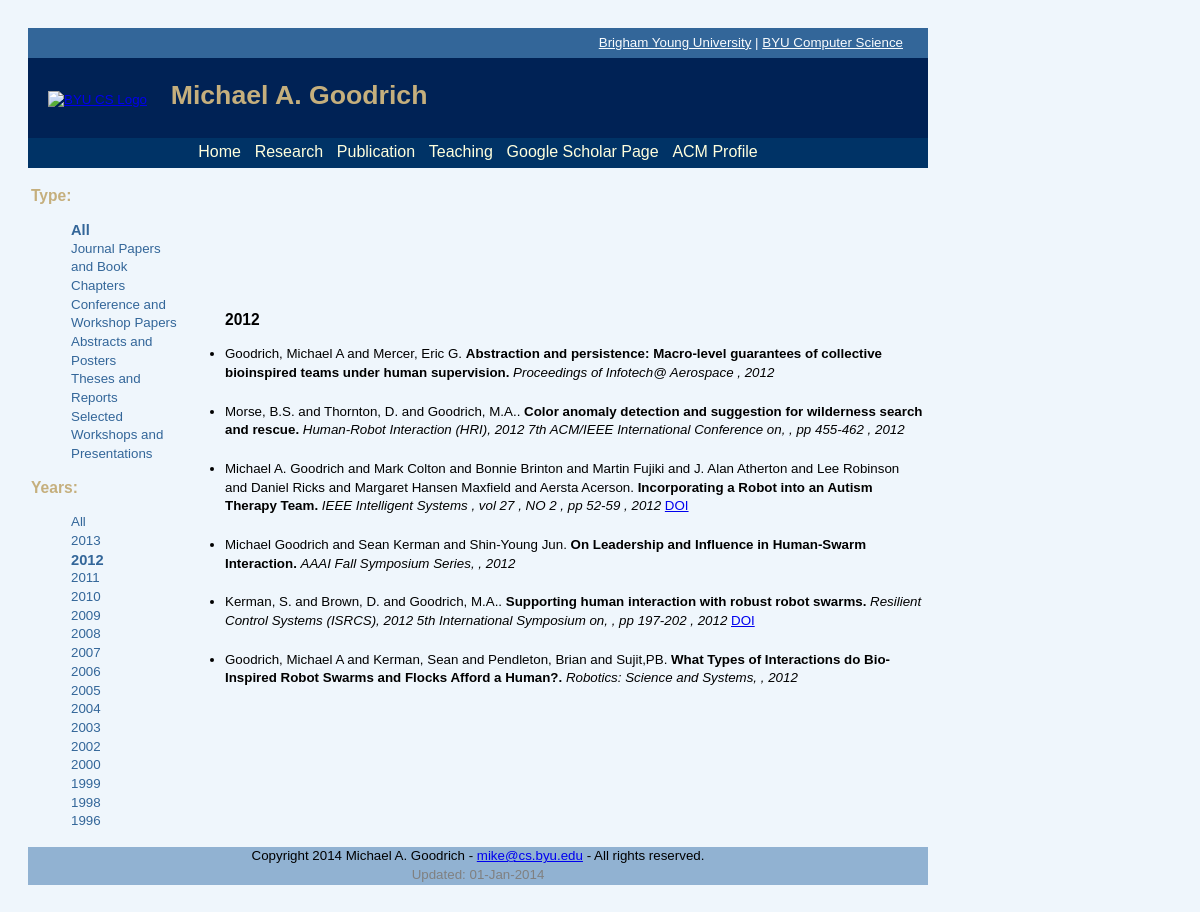
The app's page /papers/search/?year=2012&type=all with its own data.
### pubApp/models.py (models this page shows)
class Paper(models.Model):
    id = models.CharField(max_length=256, primary_key=True, unique=True)
    type = models.CharField(max_length=32)
    title = models.CharField(max_length=256)
    authors = models.CharField(max_length=256)
    year = models.PositiveIntegerField(max_length=4)
    journal = models.CharField(max_length=256, blank=True)
    book_title = models.CharField(max_length=256, blank=True)
    publisher = models.CharField(max_length=256, blank=True)
    institution = models.CharField(max_length=256, blank=True)
    volume = models.CharField(max_length=128, blank=True, null=True)
    number = models.CharField(max_length=128, blank=True, null=True)
    pages = models.CharField(max_length=32, blank=True)
    url = models.URLField(blank=True)
    doi = models.CharField(max_length=128, blank=True)
    isbn = models.CharField(max_length=32, blank=True)

### pubApp/views.py (the view)
# urls.py: url(r'^papers/search/', 'pubApp.views.search'),
def search(request):
    type = request.GET.get('type')
    year = request.GET.get('year')
    bio = Bio.objects.all()[0]
    pubMgr = PubManager()
    if type != None:
        trans_type = "all"
        type = type.lower()
        if type == "journal":
            trans_type = "article"
        elif type == "conference":
            trans_type = "inproceedings"
        pubMgr.type = trans_type
    if year != None:
        if year != "all":
            pubMgr.year = year
        else:
            year = year.lower()
    pub_years = pubMgr.getPubList()
    year_list = pubMgr.getYearList()
    return render_to_response('all.html', {
        'pub_years': pub_years,
        'year_list' : year_list,
        'page_width': 900,
        'bio': bio,
        'year_idx' : str(pubMgr.getYearIndex()),
        'type_idx' : pubMgr.getTypeIndex(),
    })

### pubApp/pubmanager.py (called while the page is built)
    def getYearList(self):
        years = []
        publications = Paper.objects.all();
        for p in publications:
            if not (str(p.year) in years):
                years.append(str(p.year))
        years.sort(reverse=True)
        return years

    def getPubList(self):
        papers = []
        if self.type == "all" and self.year =="all":
            papers = Paper.objects.all().order_by('-year','title')
        elif self.type == "all":
            papers = Paper.objects.filter(year=self.year).order_by('-year','title')
        elif self.year == "all":
            papers = Paper.objects.filter(type=self.type).order_by('-year','title')
        else:
            papers = Paper.objects.filter(type=self.type).filter(year=self.year).order_by('-year','title')
        self.typeIdx = self.getTypeIndex()
        pub_years = []
        for p in papers:
            ys = [y for y in pub_years if p.year==y[0]]
            if len(ys) == 0:
                pub_years.append((p.year, []))
        for p in papers:
            year = next(y for y in pub_years if p.year==y[0])
            year[1].append(p)
        return pub_years

    def getTypeIndex(self):
        if self.type == self.type_article:
            return 1
        if self.type == self.type_proceeding:
            return 2
        return 0

    def getYearIndex(self):
        if self.year == self.year_all:
            return 0
        return int(self.year)

### pubApp/templates/all.html (shortened to what this page needs)
{% extends "base.html" %}
{% block content %}
	<table width="{{page_width}}">
        <tr>
            <td width="250" valign="top">
	         	{% include "searchbar.html" %}
            </td>
            <td width="650" valgin="top">
                 {% include "publist.html" %}
            </td>
         </tr>
    </table>
{% endblock %}

### pubApp/templates/publist.html
<div id="pub_list">
	<ul>
		{% for pub_year in pub_years %}
		    <h3>
		    {{ pub_year.0 }}
		    </h3>
			{% for publication in pub_year.1 %}
				<div{% if not forloop.last %} style="margin-bottom: 20px;"{% endif %}>
					{% include "publication.html" %}
				</div>
			{% endfor %}
			<br/>
		{% endfor %}
	</ul>
</div>

### pubApp/templates/publication.html (shortened to what this page needs)
<li class="pub_item">
<a class="pub_author">
	{{publication.authors}}.
</a>
<a class="pub_title">
	{{publication.title}}.
</a>
{% if publication.journal %}
	<a class="pub_info">
		{{publication.journal}}
		{% if publication.volume %}
		    , vol {{publication.volume}}
		{% endif %}
		{% if publication.number %}
		    , NO {{publication.number}}
		{% endif %}
		{% if publication.pages %}
		    , pp {{publication.pages}}
		{% endif %}
		{% if publication.year %}
		    ,
			{{publication.year}}
		{% endif %}
	</a>
{% else %}
	<a class="pub_info">
		{% if publication.book_title %}
			{{ publication.book_title }},
		{% endif %}
		{% if publication.pages %}
		    , pp {{publication.pages}}
		{% endif %}
		{% if publication.year %}
		    ,
			{{publication.year}}
		{% endif %}
	</a>
{% endif %}
{% if publication.doi %}
	<a class="pub_doi" rel="external" href="{{ publication.doi }}">DOI</a>
{% endif %}
</li>

### static/css/style.css (style rules this page uses)
body { font-family: Helvetica, Arial, sans-serif; font-size: 10pt; line-height: 14pt; padding: 20px; background-color:#EFF6FC }
#pub_list ul { width: 700px; vertical-align:top; }
#pub_list li { vertical-align:top; }
a.pub_title { font-weight: bold; }
a.pub_info { font-style:italic; }

### records on screen
Paper: authors "Goodrich, Michael A and Mercer, Eric G", title "Abstraction and persistence: Macro-level guarantees of collective bioinspired teams under human supervision", journal "Proceedings of Infotech@ Aerospace", year "2012"
Paper: authors "Morse, B.S. and Thornton, D. and Goodrich, M.A.", title "Color anomaly detection and suggestion for wilderness search and rescue", book_title "Human-Robot Interaction (HRI), 2012 7th ACM/IEEE International Conference on", pages "455-462", year "2012"
Paper: authors "Michael A. Goodrich and Mark Colton and Bonnie Brinton and Martin Fujiki and J. Alan Atherton and Lee Robinson and Daniel Ricks and Margaret Hansen Maxfield and Aersta Acerson", title "Incorporating a Robot into an Autism Therapy Team", journal "IEEE Intelligent Systems", volume "27", number "2", pages "52-59", year "2012"
Paper: authors "Michael Goodrich and Sean Kerman and Shin-Young Jun", title "On Leadership and Influence in Human-Swarm Interaction", book_title "AAAI Fall Symposium Series", year "2012"
Paper: authors "Kerman, S. and Brown, D. and Goodrich, M.A.", title "Supporting human interaction with robust robot swarms", book_title "Resilient Control Systems (ISRCS), 2012 5th International Symposium on", pages "197-202", year "2012"
Paper: authors "Goodrich, Michael A and Kerman, Sean and Pendleton, Brian and Sujit,PB", title "What Types of Interactions do Bio-Inspired Robot Swarms and Flocks Afford a Human?", book_title "Robotics: Science and Systems", year "2012"

### other values on screen
{{ year }} "2013" "2012" "2011" "2010" "2009" "2008" "2007" "2006" "2005" "2004" "2003" "2002" "2000" "1999" "1998" "1996"
{{ pub_year.0 }} "2012"
